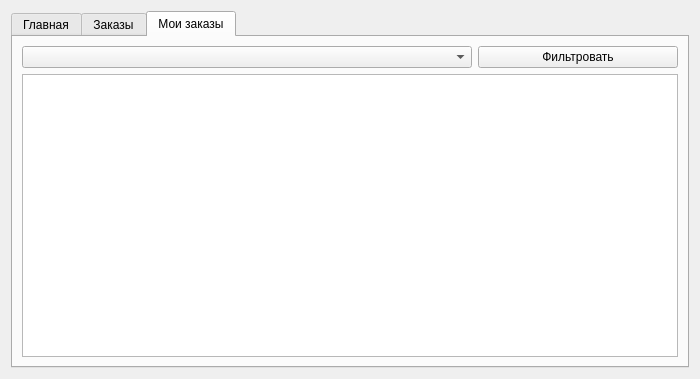
<?xml version="1.0" encoding="UTF-8"?>
<ui version="4.0">
 <class>Main_Form</class>
 <widget class="QWidget" name="Main_Form">
  <property name="geometry">
   <rect>
    <x>0</x>
    <y>0</y>
    <width>700</width>
    <height>379</height>
   </rect>
  </property>
  <property name="windowTitle">
   <string>Form</string>
  </property>
  <layout class="QVBoxLayout" name="verticalLayout">
   <item>
    <widget class="QTabWidget" name="tabWidget">
     <property name="currentIndex">
      <number>2</number>
     </property>
     <widget class="QWidget" name="menu">
      <attribute name="title">
       <string>Главная</string>
      </attribute>
      <layout class="QVBoxLayout" name="verticalLayout_3">
       <item>
        <layout class="QVBoxLayout" name="verticalLayout_2">
         <item>
          <layout class="QHBoxLayout" name="horizontalLayout">
           <item>
            <widget class="QComboBox" name="comboBox_2"/>
           </item>
           <item>
            <widget class="QPushButton" name="pushButton_find">
             <property name="text">
              <string>Искать</string>
             </property>
            </widget>
           </item>
          </layout>
         </item>
         <item>
          <widget class="QScrollArea" name="scrollArea">
           <property name="widgetResizable">
            <bool>true</bool>
           </property>
           <widget class="QWidget" name="scrollAreaWidgetContents_2">
            <property name="geometry">
             <rect>
              <x>0</x>
              <y>0</y>
              <width>654</width>
              <height>282</height>
             </rect>
            </property>
            <layout class="QVBoxLayout" name="verticalLayout_5">
             <item>
              <layout class="QVBoxLayout" name="verticalLayout_4"/>
             </item>
            </layout>
           </widget>
          </widget>
         </item>
        </layout>
       </item>
      </layout>
     </widget>
     <widget class="QWidget" name="orders">
      <attribute name="title">
       <string>Заказы</string>
      </attribute>
      <layout class="QVBoxLayout" name="verticalLayout_7">
       <item>
        <layout class="QVBoxLayout" name="verticalLayout_6">
         <item>
          <widget class="QTableView" name="tableView_order_items"/>
         </item>
         <item alignment="Qt::AlignHCenter">
          <widget class="QLabel" name="label">
           <property name="text">
            <string>Чтобы добавить элемент в заказ нажми на карточку товара на главном окне</string>
           </property>
          </widget>
         </item>
         <item>
          <widget class="QPushButton" name="pushButton_order">
           <property name="font">
            <font>
             <pointsize>12</pointsize>
            </font>
           </property>
           <property name="text">
            <string>Сформировать заказ</string>
           </property>
          </widget>
         </item>
        </layout>
       </item>
      </layout>
     </widget>
     <widget class="QWidget" name="my_orders">
      <attribute name="title">
       <string>Мои заказы</string>
      </attribute>
      <layout class="QVBoxLayout" name="verticalLayout_9">
       <item>
        <layout class="QVBoxLayout" name="verticalLayout_8">
         <item>
          <layout class="QHBoxLayout" name="horizontalLayout_3">
           <item>
            <widget class="QComboBox" name="comboBox_status"/>
           </item>
           <item>
            <widget class="QPushButton" name="pushButton_status">
             <property name="maximumSize">
              <size>
               <width>200</width>
               <height>16777215</height>
              </size>
             </property>
             <property name="text">
              <string>Фильтровать</string>
             </property>
            </widget>
           </item>
          </layout>
         </item>
         <item>
          <widget class="QTableView" name="tableView_orders"/>
         </item>
        </layout>
       </item>
      </layout>
     </widget>
    </widget>
   </item>
  </layout>
 </widget>
 <resources/>
 <connections/>
</ui>
